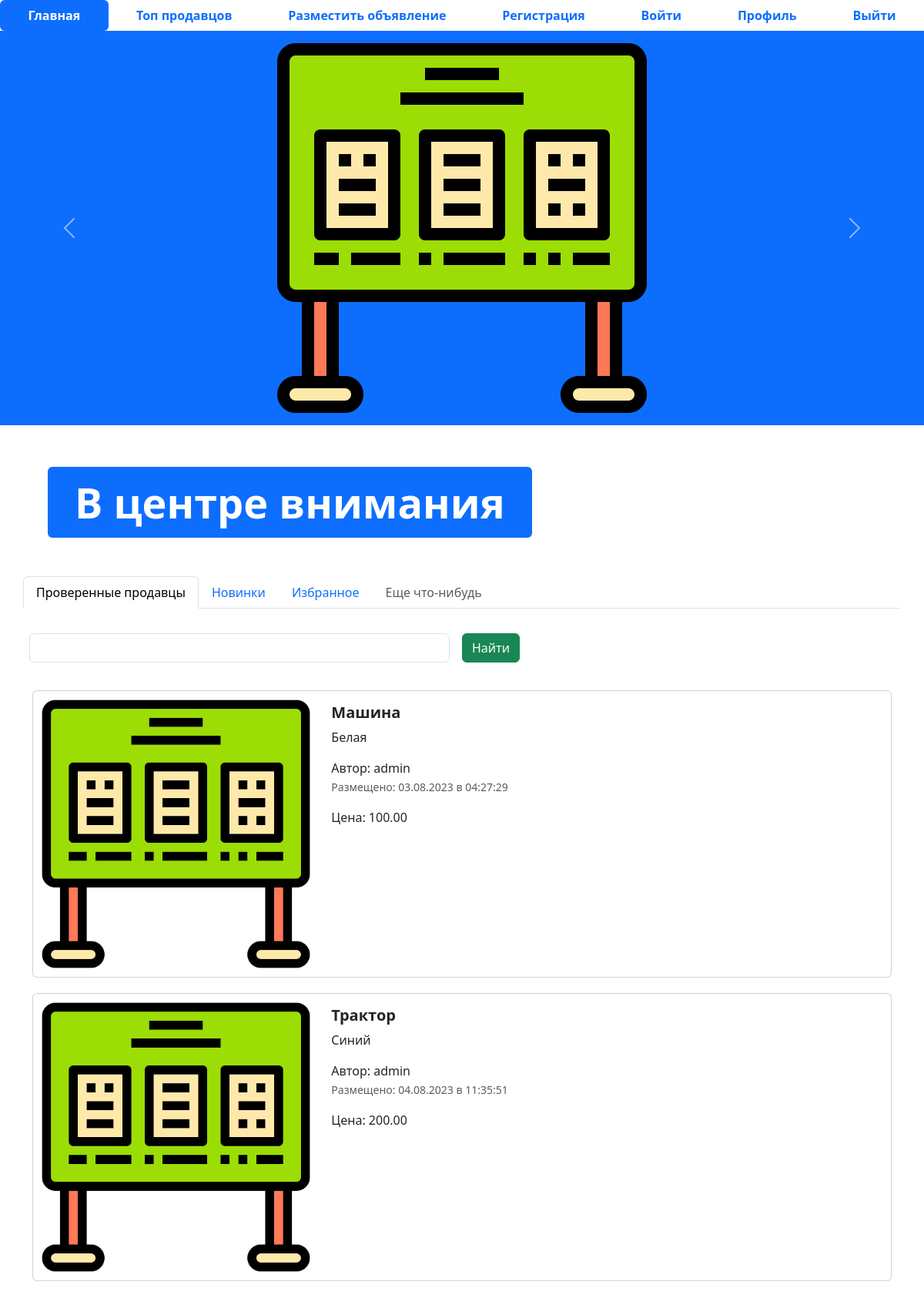
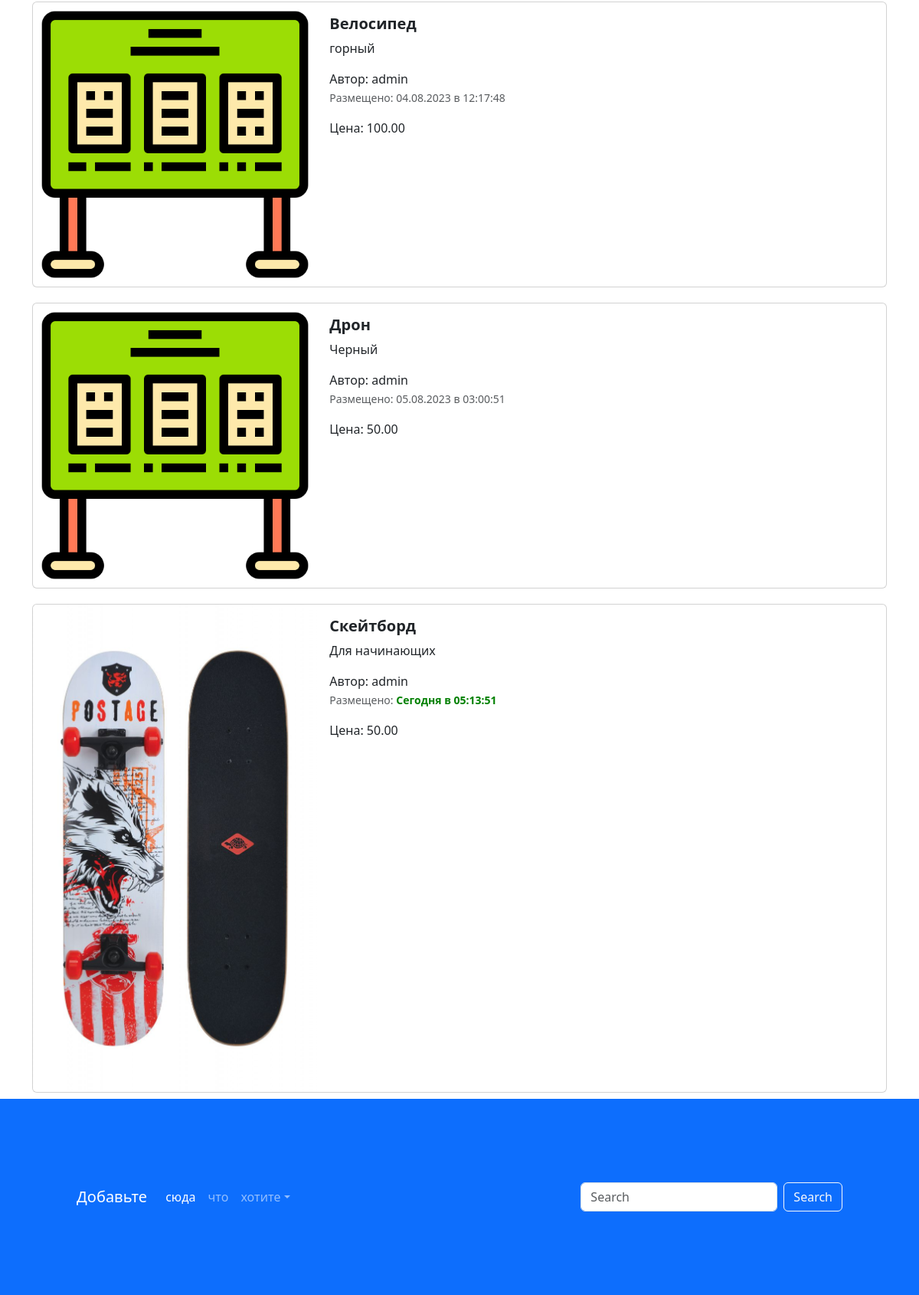
The page / on the database its author committed (2 pictures, top to bottom).
### app/models.py (models this page shows, shortened)
class Advertisement(models.Model):
    title = models.CharField(
        max_length=100,
        verbose_name='Название'
    )
    description = models.TextField(
        verbose_name='Описание'
    )
    price = models.DecimalField(
        max_digits=10,
        decimal_places=2,
        verbose_name='Цена'
    )
    auction = models.BooleanField(
        default=False,
        verbose_name='Торг'
    )
    created_at = models.DateTimeField(
        auto_now_add=True,
        verbose_name='Дата публикации'
    )
    updated_at = models.DateTimeField(
        auto_now=True,
        verbose_name='Дата обновления'
    )
    user = models.ForeignKey(User, verbose_name='Пользователь', on_delete=models.CASCADE)
    image = models.ImageField('Изображение', upload_to='advertisements/')
    @admin.display(description='Дата создания')
    def created_date(self):
        if self.created_at.date() == timezone.now().date():
            created_time = self.created_at.time().strftime("%H:%M:%S")
            return format_html('<span style="color: green; font-weight: bold;">Сегодня в {}</span>', created_time)
        return self.created_at.strftime("%d.%m.%Y в %H:%M:%S")
    class Meta:
        db_table = "advertisements"

### app/views.py (the view)
# urls.py: path('', index, name='index'),
def index(request):
    advertisements = Advertisement.objects.all()
    context = {'advertisements': advertisements}
    return render(request, 'index.html', context)

### templates/index.html (shortened to what this page needs)
{% extends 'base.html' %}
{% load static %}
{% block content %}
<ul class="nav nav-pills sticky-top bg-white nav-fill">
  <li class="nav-item">
    <a class="nav-link active" aria-current="page" href="{% url 'index' %}">
      <span style="font-weight: bold;">Главная</span>
    </a>
  </li>
  <li class="nav-item">
    <a class="nav-link" href="{% url 'top_sellers' %}"><span style="font-weight: bold;">Топ продавцов</span>
    </a>
  </li>
  <li class="nav-item">
    <a class="nav-link" href="{% url 'advertisement-post' %}">
      <span style="font-weight: bold;">Разместить объявление</span>
    </a>
  </li>
  <li class="nav-item">
    <a class="nav-link" href="{% url 'register' %}">
      <span style="font-weight: bold;">Регистрация</span>
    </a>
  </li>
  <li class="nav-item">
    <a class="nav-link" href="{% url 'login' %}">
      <span style="font-weight: bold;">Войти</span>
    </a>
  </li>
  <li class="nav-item">
    <a class="nav-link" href="{% url 'profile' %}">
      <span style="font-weight: bold;">Профиль</span>
    </a>
  </li>
  <li class="nav-item">
    <a class="nav-link" href="#">
      <span style="font-weight: bold;">Выйти</span>
    </a>
  </li>
</ul>
<div id="carouselExampleControls" class="carousel slide bg-primary" data-bs-ride="carousel">
  <div class="carousel-inner">
    <div class="carousel-item active">
      <img src="{% static 'img/adv.png' %}" class="mx-auto d-block w-33" alt="...">
    </div>
  </div>
  <button class="carousel-control-prev" type="button" data-bs-target="#carouselExampleControls" data-bs-slide="prev">
    <span class="carousel-control-prev-icon" aria-hidden="true"></span>
  </button>
  <button class="carousel-control-next" type="button" data-bs-target="#carouselExampleControls" data-bs-slide="next">
    <span class="carousel-control-next-icon" aria-hidden="true"></span>
  </button>
</div>
<div class="container" style="margin: 50px;">
  <div class="display-2">
    <span class="badge bg-primary">В центре внимания</span>
  </div>
</div>
<div class="container">
  <div class="row">
    <ul class="nav nav-tabs bg-white">
      <li class="nav-item">
        <a class="nav-link active" aria-current="page" href="#">Проверенные продавцы</a>
      </li>
      <li class="nav-item">
        <a class="nav-link" href="#">Новинки</a>
      </li>
      <li class="nav-item">
        <a class="nav-link" href="#">Избранное</a>
      </li>
      <li class="nav-item">
        <a class="nav-link disabled" href="#" tabindex="-1" aria-disabled="true">Еще что-нибудь</a>
      </li>
    </ul>
    <form class="row g-3">
      <div class="col-auto w-50">
        <input type="text" class="form-control">
      </div>
      <div class="col-auto">
        <button type="submit" class="btn btn-success mb-3">Найти</button>
      </div>
    </form>
  </div>
  {% for adv in advertisements %}
  <div class="col">
    <div class="card mb-2" style="max-width: 1200px; margin-top: 20px;">
      <div class="row g-0">
        <div class="col-md-4">
          <a href="{% url 'advertisement' %}" class="nav-link">
            <img src="{% if adv.image %} {{ adv.image.url }} {% else %} {%static 'img/adv.png'%} {% endif %}" class="img-fluid rounded-start" alt="Card title">
          </a>
        </div>
        <div class="col-md-8">
          <div class="card-body">
            <h5 class="card-title">
              <a href="{% url 'advertisement' %}" class="nav-link"><strong>{{ adv.title }}</strong></a>
            </h5>
            <a href="{% url 'advertisement' %}" class="nav-link">
              <p class="card-text">
                {{ adv.description }}</p>
              <span>Автор: {{ adv.user }}</span>
              <p class="card-text"><small class="text-muted">Размещено: {{ adv.created_date }}</small></p>
              <span>Цена: {{ adv.price }}</span>
            </a>
          </div>
        </div>
      </div>
    </div>
  </div>
  {% endfor %}
</div>
<footer style="padding: 100px;" class="bg-primary">
  <nav class="navbar navbar-expand-sm navbar-dark">
    <a class="navbar-brand" href="#">Добавьте</a>
    <div class="collapse navbar-collapse" id="collapsibleNavId">
      <ul class="navbar-nav me-auto mt-2 mt-lg-0">
        <li class="nav-item">
          <a class="nav-link active" href="#" aria-current="page">сюда</a>
        </li>
        <li class="nav-item">
          <a class="nav-link" href="#">что</a>
        </li>
        <li class="nav-item dropdown">
          <a class="nav-link dropdown-toggle" href="#" id="dropdownId" data-bs-toggle="dropdown" aria-haspopup="true"
             aria-expanded="false">хотите</a>
        </li>
      </ul>
      <form class="d-flex my-2 my-lg-0">
        <input class="form-control me-sm-2" type="text" placeholder="Search">
        <button class="btn btn-outline-light my-2 my-sm-0" type="submit">Search</button>
      </form>
    </div>
  </nav>
</footer>
{% endblock %}

### templates/base.html (shortened to what this page needs)
{%load static%}
<!DOCTYPE html>
<html lang="en">
<head>
    <link href="{%static 'css/bootstrap.min.css'%}" rel="stylesheet">
    <link rel="stylesheet" href="{%static 'css/fontello.css'%}">
</head>
<body>
{% block content %}{% endblock %}
</body>
</html>

### rows shown on the page
Advertisement: title "Машина", description "Белая", user "admin", created_date "03.08.2023 в 04:27:29", price "100.00"
Advertisement: title "Трактор", description "Синий", user "admin", created_date "04.08.2023 в 11:35:51", price "200.00"
Advertisement: title "Велосипед", description "горный", user "admin", created_date "04.08.2023 в 12:17:48", price "100.00"
Advertisement: title "Дрон", description "Черный", user "admin", created_date "05.08.2023 в 03:00:51", price "50.00"
Advertisement: image (picture), title "Скейтборд", description "Для начинающих", user "admin", created_date "Сегодня в 05:13:51", price "50.00"
